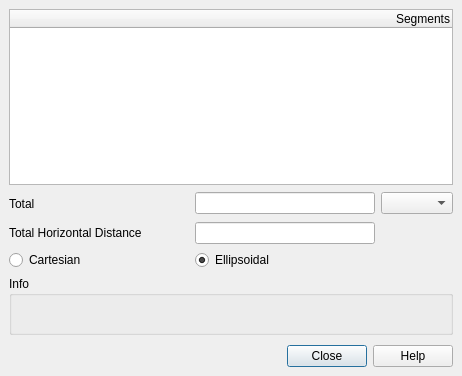
<?xml version="1.0" encoding="UTF-8"?>
<ui version="4.0">
 <class>QgsPointCloudMeasureBase</class>
 <widget class="QDialog" name="QgsPointCloudMeasureBase">
  <property name="geometry">
   <rect>
    <x>0</x>
    <y>0</y>
    <width>462</width>
    <height>376</height>
   </rect>
  </property>
  <property name="baseSize">
   <size>
    <width>150</width>
    <height>200</height>
   </size>
  </property>
  <property name="windowTitle">
   <string>Measure</string>
  </property>
  <property name="windowIcon">
   <iconset>
    <normaloff>../../../../../ccgissource/tochunlei/qgis-3.14.1/src/ui</normaloff>../../../../../ccgissource/tochunlei/qgis-3.14.1/src/ui</iconset>
  </property>
  <layout class="QGridLayout" name="mGrid">
   <property name="leftMargin">
    <number>9</number>
   </property>
   <property name="topMargin">
    <number>9</number>
   </property>
   <property name="rightMargin">
    <number>9</number>
   </property>
   <property name="bottomMargin">
    <number>9</number>
   </property>
   <property name="spacing">
    <number>6</number>
   </property>
   <item row="2" column="0" colspan="4">
    <widget class="QTreeWidget" name="mTable">
     <property name="editTriggers">
      <set>QAbstractItemView::NoEditTriggers</set>
     </property>
     <property name="rootIsDecorated">
      <bool>false</bool>
     </property>
     <property name="columnCount">
      <number>1</number>
     </property>
     <column>
      <property name="text">
       <string>Segments</string>
      </property>
      <property name="textAlignment">
       <set>AlignTrailing|AlignVCenter</set>
      </property>
     </column>
    </widget>
   </item>
   <item row="4" column="0">
    <widget class="QLabel" name="totalDistanceLabel">
     <property name="text">
      <string>Total</string>
     </property>
     <property name="buddy">
      <cstring>editTotal</cstring>
     </property>
    </widget>
   </item>
   <item row="4" column="1">
    <spacer>
     <property name="orientation">
      <enum>Qt::Horizontal</enum>
     </property>
     <property name="sizeType">
      <enum>QSizePolicy::Fixed</enum>
     </property>
     <property name="sizeHint" stdset="0">
      <size>
       <width>41</width>
       <height>25</height>
      </size>
     </property>
    </spacer>
   </item>
   <item row="6" column="0">
    <widget class="QLabel" name="totalHorizontalDistanceLabel">
     <property name="text">
      <string>Total Horizontal Distance</string>
     </property>
    </widget>
   </item>
   <item row="6" column="2">
    <widget class="QLineEdit" name="editHorizontalTotal">
     <property name="font">
      <font>
       <weight>75</weight>
       <bold>true</bold>
      </font>
     </property>
     <property name="alignment">
      <set>Qt::AlignRight|Qt::AlignTrailing|Qt::AlignVCenter</set>
     </property>
     <property name="readOnly">
      <bool>true</bool>
     </property>
    </widget>
   </item>
   <item row="7" column="2">
    <widget class="QRadioButton" name="mEllipsoidal">
     <property name="text">
      <string>Ellipsoidal</string>
     </property>
     <property name="checked">
      <bool>true</bool>
     </property>
    </widget>
   </item>
   <item row="7" column="0">
    <widget class="QRadioButton" name="mCartesian">
     <property name="text">
      <string>Cartesian</string>
     </property>
     <property name="checked">
      <bool>false</bool>
     </property>
    </widget>
   </item>
   <item row="9" column="0" colspan="4">
    <widget class="QgsCollapsibleGroupBox" name="groupBox">
     <property name="title">
      <string>Info</string>
     </property>
     <layout class="QVBoxLayout" name="verticalLayout">
      <item>
       <widget class="QLabel" name="mNotesLabel">
        <property name="text">
         <string/>
        </property>
        <property name="wordWrap">
         <bool>true</bool>
        </property>
       </widget>
      </item>
     </layout>
    </widget>
   </item>
   <item row="4" column="3">
    <widget class="QComboBox" name="mUnitsCombo"/>
   </item>
   <item row="11" column="0" colspan="4">
    <widget class="QDialogButtonBox" name="buttonBox">
     <property name="standardButtons">
      <set>QDialogButtonBox::Close|QDialogButtonBox::Help</set>
     </property>
    </widget>
   </item>
   <item row="4" column="2">
    <widget class="QLineEdit" name="editTotal">
     <property name="font">
      <font>
       <weight>75</weight>
       <bold>true</bold>
      </font>
     </property>
     <property name="alignment">
      <set>Qt::AlignRight</set>
     </property>
     <property name="readOnly">
      <bool>true</bool>
     </property>
    </widget>
   </item>
   <item row="10" column="0" colspan="4">
    <spacer name="mSpacer">
     <property name="orientation">
      <enum>Qt::Vertical</enum>
     </property>
     <property name="sizeHint" stdset="0">
      <size>
       <width>40</width>
       <height>20</height>
      </size>
     </property>
    </spacer>
   </item>
  </layout>
 </widget>
 <layoutdefault spacing="6" margin="11"/>
 <customwidgets>
  <customwidget>
   <class>QgsCollapsibleGroupBox</class>
   <extends>QGroupBox</extends>
   <header>qgscollapsiblegroupbox.h</header>
   <container>1</container>
  </customwidget>
 </customwidgets>
 <tabstops>
  <tabstop>mTable</tabstop>
  <tabstop>editTotal</tabstop>
 </tabstops>
 <resources/>
 <connections/>
</ui>
